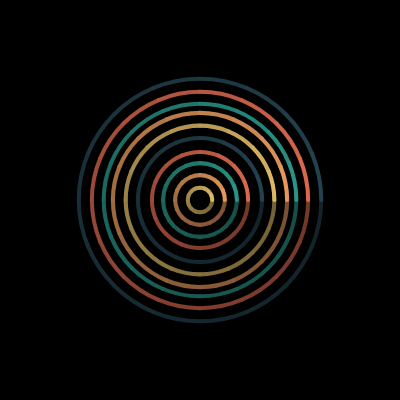
Frame 1 (no input)
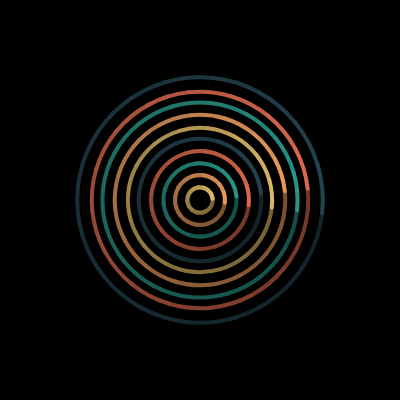
Frame 60 (no input)
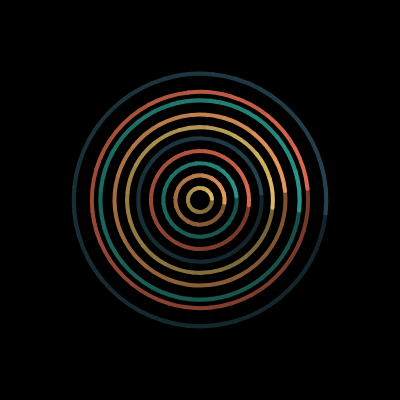
Frame 120 (the mouse pressed at the canvas centre since frame 60)

The p5.js sketch that drew these frames (run headless with seeded random() and noise() and a simulated clock; from frame 60 on, the mouse is pressed at the canvas centre):

// p5.js sketch
// ── sketch.js
let mid = {};
let bg = {};
let shapePalette = [];
let numberOfSegments = qp("numberOfSegments", 16);
let numberOfSpinners = qp("numberOfSpinners", 10);

function setup() {
  //960,720;
  shapePalette = [
    color("#e9c46a"),
    color("#f4a261"),
    color("#2a9d8f"),
    color("#e76f51"),
    color("#264653")
  ];
  createCanvas(400, 400);
  bg = color("#000");
  document.body.style.backgroundColor = "#000";
  background(bg);
  mid = {
    x: width / 2,
    y: height / 2
  };
  //noLoop();
  setupSeed();
}

let rotationCount = 0;
function draw() {
  translate(mid.x, mid.y);
  background(bg);
  strokeWeight(4);

  for (let i = 0; i < numberOfSpinners; i++) {
    drawNextAnxietySpinner(i);
  }

  rotationCount += 6;
  if (rotationCount === 360) {
    rotationCount = 0;
  }
}

function drawNextAnxietySpinner(i) {
  push();
  const radius = (i + 1) * 24;
  const direction = i % 2 == 0 ? 1 : -1;
  const scaleMax = random(0.02, 0.08);
  scale(random(0, scaleMax) + 1);
  rotate(radians(rotationCount) * direction);
  drawGradientCircle({
    radius: radius,
    startColor: pickNextColor(i),
    endColor: bg
  });
  pop();
}
function drawGradientCircle({ radius, startColor, endColor }) {
  // make n segments of the circle
  // for each segment, lerp the color by 360/(n*i)
  //
  // draw an arc from the previous segment end point to this one's start point

  const factor = 360 / numberOfSegments;
  let lastColor = null;
  for (let i = 0; i < numberOfSegments; i++) {
    const startAngle = radians(factor * i);
    const endAngle = radians(factor * (i + 1));

    var inter = map(i, numberOfSegments, i - numberOfSegments, 0, 1);
    var c = lerpColor(lastColor || startColor, endColor, inter);
    stroke(c);
    noFill();
    arc(0, 0, radius, radius, startAngle, endAngle, OPEN);
  }
}

function setupSeed() {
  const fromLocation = new URL(document.location).searchParams.get("seed");
  if (fromLocation) {
    window.seed = parseFloat(fromLocation);
  } else {
    window.seed = ceil(random(0, 1000000));
  }
  console.log(window.seed);
  randomSeed(window.seed);
}

function randomFromArray(arr) {
  const i = Math.floor(random(0, arr.length));
  return arr[i];
}

function qp(name, def, customParser) {
  let value = new URL(document.location).searchParams.get(name);
  if (value === null || value === undefined || value === "") {
    value = def;
  }
  if (customParser) {
    value = customParser(value);
  } else {
    if (!isNaN(value)) {
      value = parseFloat(value);
    }
  }
  console.log("qp", name, value, def);
  return value;
}

function mouseReleased() {
  if (mouseReleased.isCurrentlyPaused) {
    console.log("resumed");
    mouseReleased.isCurrentlyPaused = false;
    return loop();
  }
  mouseReleased.isCurrentlyPaused = true;
  noLoop();
  console.log("paused");
}

function randomColorFromPallete() {
  let x = randomFromArray(shapePalette);
  x = x.levels;
  let r = color(x[0], x[1], x[2]);
  return r;
}

function pickNextColor(index) {
  let options = shapePalette;
  let i = index;
  if (i >= options.length) {
    i = i % options.length;
  }
  return options[i];
}
